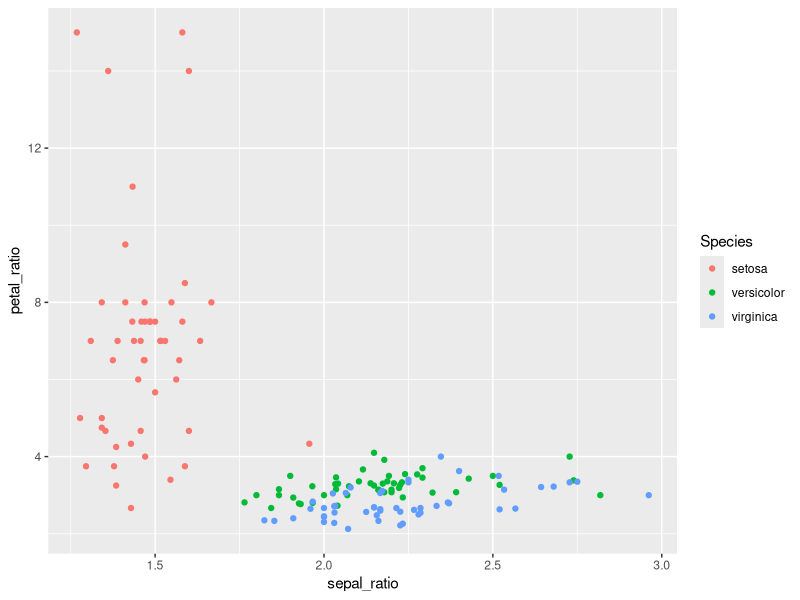

Recreate this plot in R.
## ---- chunk 1
knitr::opts_chunk$set(echo = TRUE)
## ---- chunk 2
# This is a comment.

# This library() function loads an R package (or collection of packages in this case). Packages need only be installed once, but
# need to be loaded every time you want to use them.
library(tidyverse)

# Here are two ways to generate summaries of the variables in the iris dataset
summary(iris)

iris %>%
  summary()
## ---- chunk 3
myiris <- iris
## ---- chunk 4
myiris <- myiris %>%
  mutate(
    sepal_ratio = Sepal.Length/Sepal.Width,
    petal_ratio = Petal.Length/Petal.Width
  )
## ---- chunk 5
myiris %>%
  ggplot(aes(x = sepal_ratio, y = petal_ratio, color = Species)) +
  geom_point()
## ---- chunk 6
write_csv(myiris, "myiris.csv")
